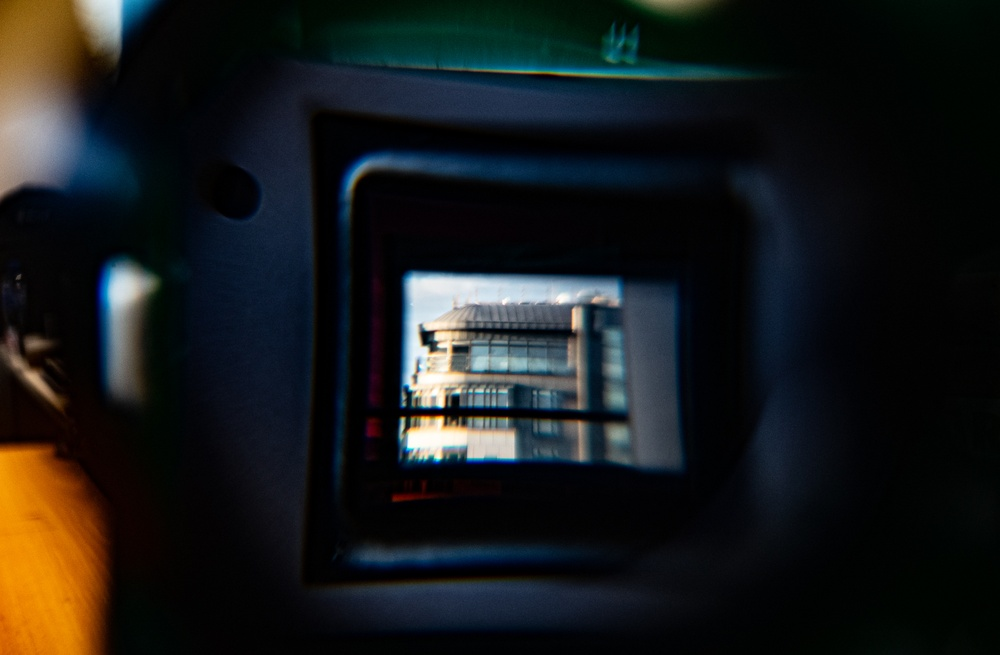
#> input picture sourceImg1.jpg, 1000 x 655 px, shrunk from 1650 x 1080 before the run
$ python main.py
#> lines starting #> are read from the running program, lines starting #| are printed output that depends on the picture
### transform.py
import cv2
import numpy as np

#define the order of the points
def pointOrder(pts):
	#initialize
	rect = np.zeros((4,2),dtype = "float32") #4 points with 2 values of coordinates each
	s = pts.sum(axis = 1) #for all 4 points , sum the values pairs
	rect[0] = pts[np.argmin(s)] # the smallest sum goes as point 0 top-left
	rect[3] = pts[np.argmax(s)] # the largest sum goes as point 4 bottom-right
	diff = np.diff(pts,axis = 1) #for all 4 points , get the difference of each pairs
	rect[1] = pts[np.argmin(diff)]
	rect[3] = pts[np.argmax(diff)]

	return rect

#warp the target into a rectangular image
def pointTransform(image,pts):
	rect = pointOrder(pts)
	(tl,tr,br,bl) = rect

	#get the width of the target, formula sqrt((x1-x2)^2 + (y1 - y2)^2)
	widthA = np.sqrt((tl[0] - tr[0])**2 + (tl[1] - tr[1])**2)
	widthB = np.sqrt((bl[0] - br[0])**2 + (bl[1] - br[1])**2)
	width = max(int(widthA), int(widthB)) #top and bottom may not be the same especially if distorted, so get the maximum

	#get the height of the target
	heightA = np.sqrt((tl[0] - bl[0])**2 + (tl[1] - bl[1])**2)
	heightB = np.sqrt((tr[0] - br[0])**2 + (tr[1] - br[1])**2)
	height = max(int(heightA), int(heightB))

	#initialize targetImage size
	target = np.array([[0,0],[width-1,0],[width-1,height-1], [0,height - 1]],dtype="float32")

	#compute perspective transform matrix and apply it
	matrix = cv2.getPerspectiveTransform(rect,target)
	warped = cv2.warpPerspective(image, matrix, (width,height))

	return warped

### main.py
from transform import pointTransform
import numpy as np
import cv2

filename = "./resultImg.jpg"
img_url = "./sourceImg1.jpg"
image = cv2.imread(img_url)
#> image is the input picture: shape (655, 1000, 3); mean B, G, R 26.3, 26.3, 24

#coords = [(449.75, 466.25),(763.25, 775.25),(670.25, 1114.25),(656.75, 1129.25)] #y,x
coords = [(667.25, 449.7),(1118.7, 464.7),(653.8, 761.7),(1126.2, 784.25)] #x,y
pts = np.array(coords,dtype = "float32")

warped = pointTransform(image, pts)
#> in pointTransform, `warped = cv2.warpPerspective(image, matrix, (width,height))`:
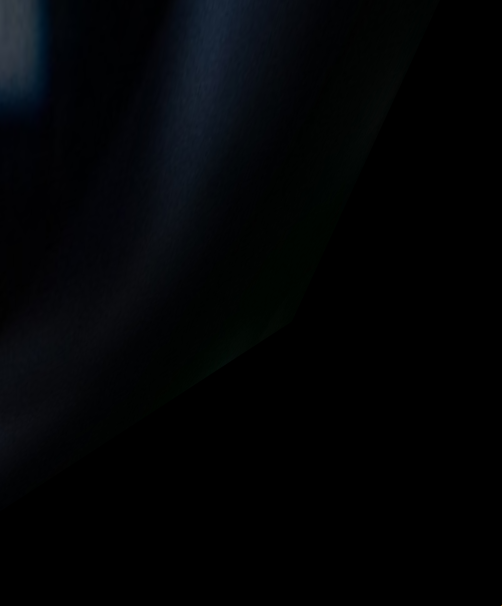
#> warped: shape (1211, 1003, 3) (shown at 1/2 size); mean B, G, R 5.6, 4, 2.6
cv2.imshow("title",warped)
cv2.imwrite(filename, warped)
cv2.waitKey(0)
